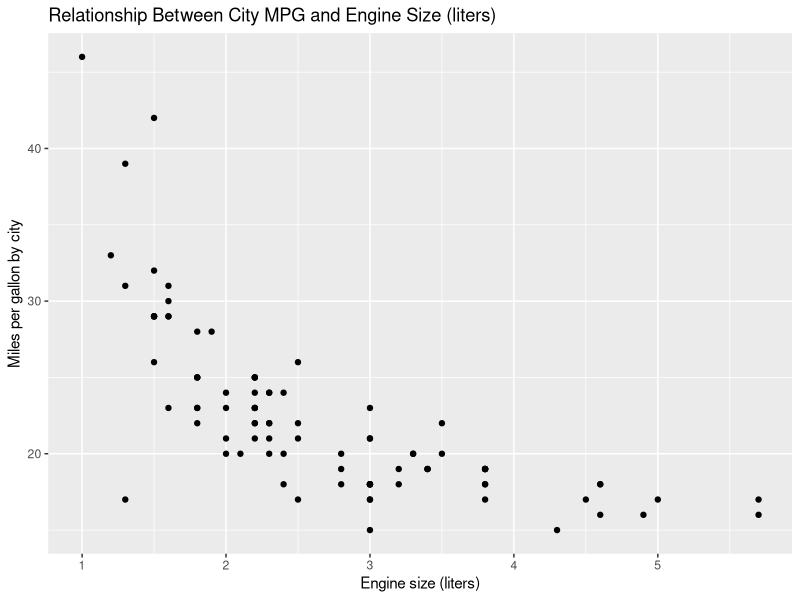
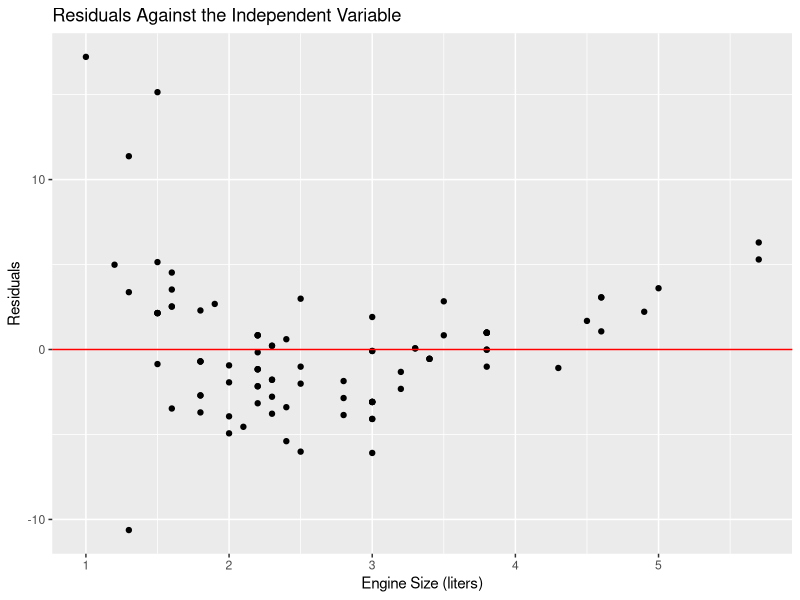
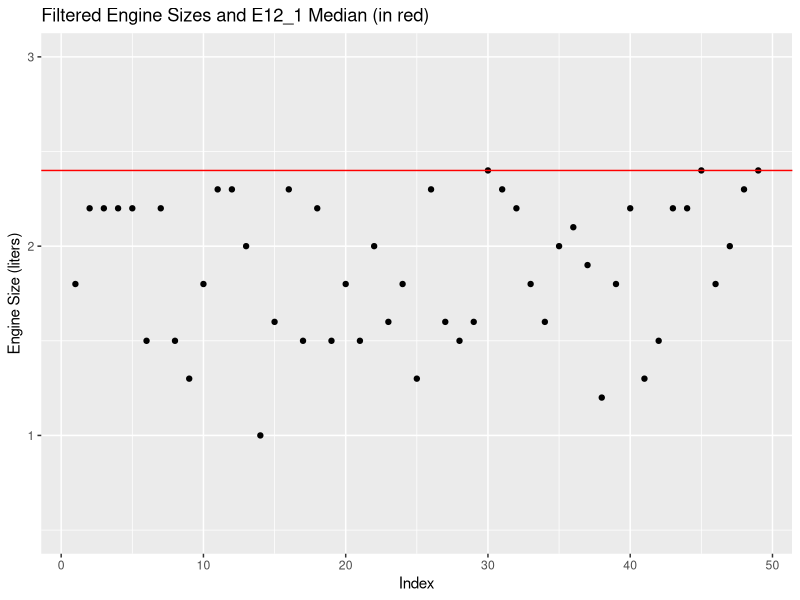
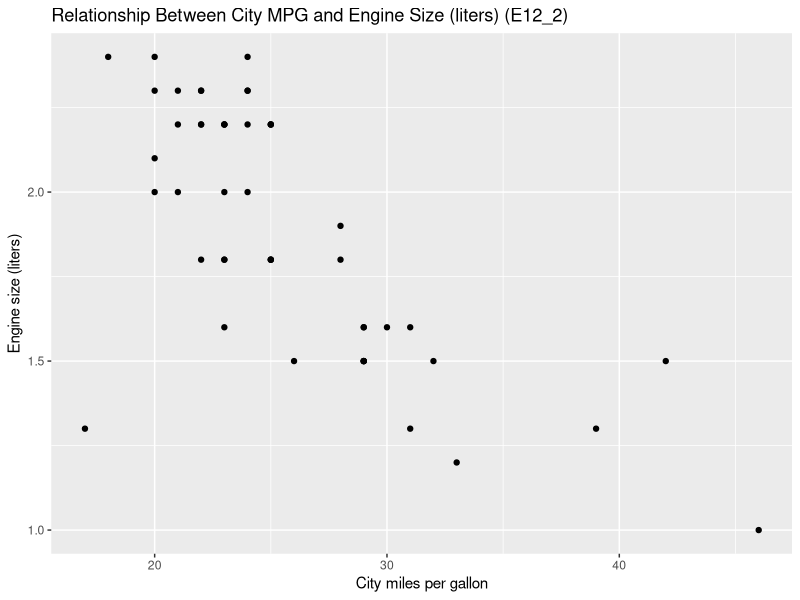
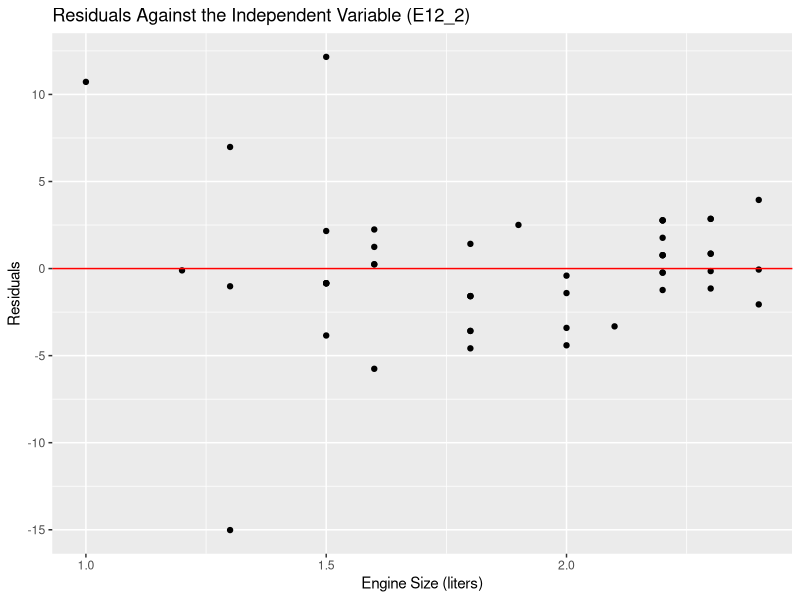
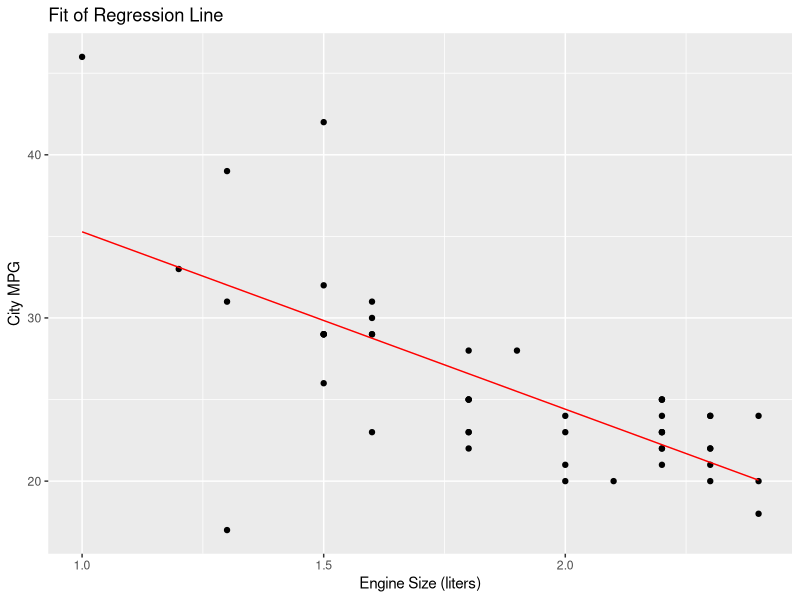
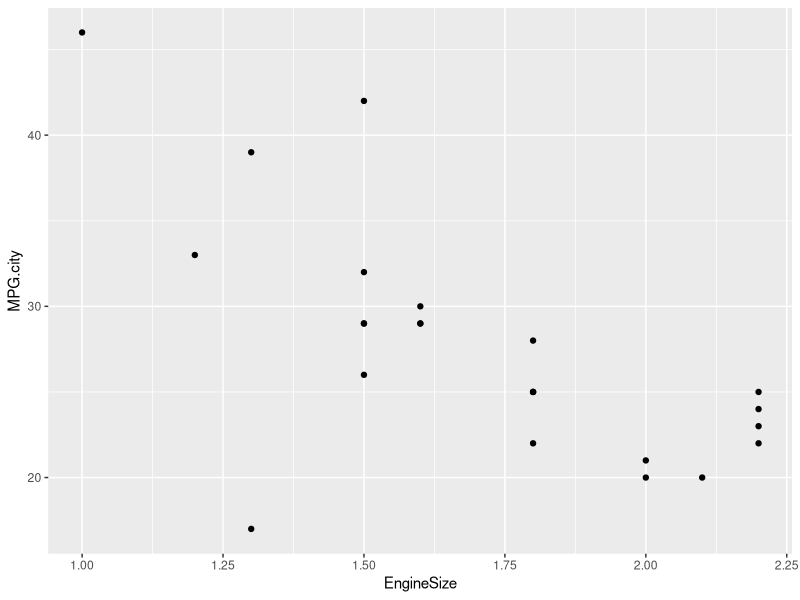
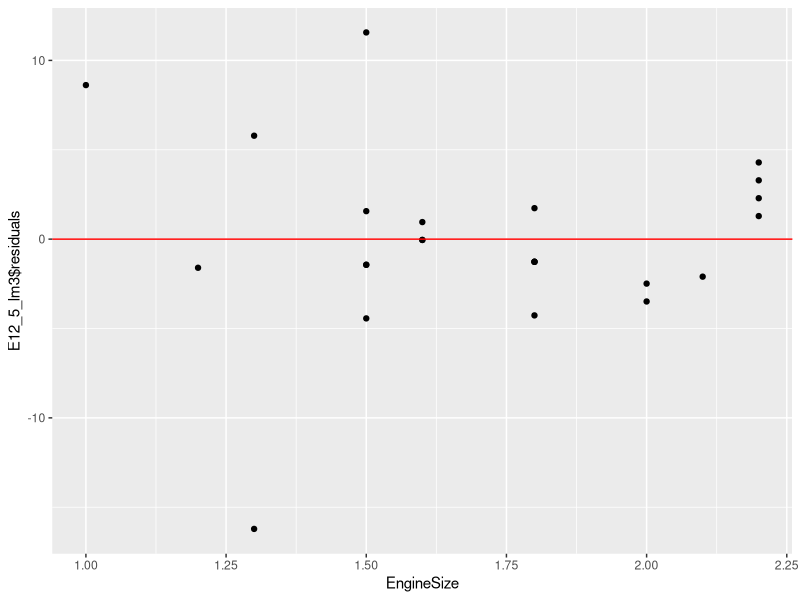

R code for these plots, in order:
# https://study.sagepub.com/stinerock/student-resources/exercises/chapter-12-simple-linear-regression

#1. Import the Cars93 data into the object named E12_1. What are the variable names? 
#How many observations are included? Find (1) the minimum and maximum values,
#(2) the median and mean, (3) the first and third quartiles, and 
#(4) the standard deviation of the two variables, MPG.city and EngineSize. 
#Comment on your initial findings.

library(MASS)

E12_1 <- Cars93
names(E12_1)
dim(E12_1)
summary(E12_1)
sd(E12_1$MPG.city)
sd(E12_1$EngineSize)

#2. Do MPG.city and EngineSize appear related in any systematic way? Comment.

library(ggplot2)

ggplot(E12_1, aes(y=MPG.city, x=EngineSize)) +
  geom_point() +
  labs(y="Miles per gallon by city", x="Engine size (liters)", title="Relationship Between City MPG and Engine Size (liters)")
        
# Yes, as EngineSize decreases, MPG.city seems to increase

#3. Make and inspect a residual plot. Does the pattern of points 
#reveal anything that might cause us to question the assumptions 
#underlying the appropriate usage of regression analysis to 
#explore the relationship between MPG.city and EngineSize?

ES_MPG_lm <- lm(MPG.city~EngineSize, data=E12_1)
summary(ES_MPG_lm)

resid(ES_MPG_lm)
ES_MPG_lm$residuals # Same as above

ggplot(data=E12_1 ,aes(x=EngineSize, y=ES_MPG_lm$residuals)) +
  geom_point() +
  labs(x="Engine Size (liters)", y="Residuals", title="Residuals Against the Independent Variable") +
  geom_hline(yintercept=0, col="red")

# The plot shows that the residuals do not follow the regression assumptions for
# too high or too low values of the engine size (the residual is far from 0 and
#moves away from the pattern)

#4. There are several possible methods for managing the problem of 
#nonlinear relationships among variables, such as what we have 
#encountered in this case. One of theapproaches involves transforming 
#the variables-by way of logarithms, exponents, etc.-in such a way 
#that they are forced to be more linearly related. (This class of 
#methods, sometimes referred to as GLM or general linear model, is 
#not covered in this book.) Another procedure requires including 
#additional variables into the multiple regression model (the focus 
#of Chapter 13). Instead, the approach we employ here involves 
#subsetting the data according to some specification-such as, subset-
#ting the data in a way that includes, for example, only vehicles 
#manufactured in the US or all vehicles that have smaller engines 
#(i.e., fewer liters of displacement). The expectation (or hope) is 
#that, by subsetting, the resulting data may meet the assumptions 
#behind the appropriate application of regression analysis. As a 
#first step, subset the data stored in object E12_1 in a way that 
#excludes all vehicles with EngineSize greater than the median. 
#(See Comment 4 under the first exercise above.) Name this new object 
#E12_2. Check to make sure that E12_2 conforms to this requirement. 
#How many observations remain in the new object? List the first 3 
#observations; list the last 3 observations. If necessary, review 
#the third point of the Chapter 2 Appendix, "Can We Extract A Data 
#Subset From A Larger Data Set?"

library(dplyr)

median(E12_1$EngineSize)
E12_2 <- filter(E12_1, EngineSize <= median(EngineSize))

# Check if E12_2 are not higher than the median EngineSize of E12_1
ggplot(data=E12_2, aes(x=seq_along(EngineSize),y=EngineSize)) +
  geom_point() +
  geom_hline(yintercept=median(E12_1$EngineSize), col="red") +
  ylim(0.5, 3) +
  labs(x="Index", y="Engine Size (liters)", title="Filtered Engine Sizes and E12_1 Median (in red)")

dim(E12_2) # 49 obs. remain

# First 3
E12_2[1:3,] # OR
head(E12_2,3)
# Last 3
E12_2[47:49,] # OR
tail(E12_2, 3)

# 5. For E12_2, do MPG.city and EngineSize appear related in a systematic way?

ggplot(E12_2, aes(x=MPG.city, y=EngineSize)) +
  geom_point() +
  labs(x="City miles per gallon", y="Engine size (liters)", title="Relationship Between City MPG and Engine Size (liters) (E12_2)")

#6. Make and inspect a residual plot. Does the pattern of points appear 
#more linearly arranged than they did in the earlier exercise when the 
#data included vehicles with large engines as well as those with a smaller one?

ES_MPG_lm2 <- lm(MPG.city~EngineSize, data=E12_2)
summary(ES_MPG_lm2)

resid(ES_MPG_lm2)
ES_MPG_lm2$residuals # Same as above

ggplot(data=E12_2,aes(x=EngineSize, y=ES_MPG_lm2$residuals)) +
  geom_point() +
  labs(x="Engine Size (liters)", y="Residuals", title="Residuals Against the Independent Variable (E12_2)") +
  geom_hline(yintercept=0, col="red")

# Apart from early outliers, this residual plot seem to show that the filtered data
# complies better with our regression assumptions, since values are closer to 0
# and seem to have a pattern

#7. As part of making the residual plot in the preceding exercise,
#we used the lm() function to create the model object slr2. 
#This is an important step in residual analysis because the model 
#object (slr2) includes all the important information associated 
#with the particular regression problem at hand, including the 
#estimated regression equation itself. What is the estimated regression equation?

ES_MPG_lm2 # MPG.city = 46.15 - 10.87EngineSize

# 8. Find the 95 and 99 percent confidence interval estimates of the 
#regression coefficient b1. Describe what these con dence intervals mean.

confint(ES_MPG_lm2, level=0.95) # The interval has 95% chance of containing the correct bi
confint(ES_MPG_lm2, level=0.99) # The interval has 99% chance of containing the correct bi

# 9. What does the estimated regression equation tell us?

# It tells us that for an increase of 1 liter in engine size, we should expect
# the city MPG to decrease by 10.87. The intercept does not mean anything to us
# in this particular case because a car can't drive with no engines

# 10. What is the strength of association between the two variables, 
#MPG.city and Engine Size? Find the coefficient of determination r2 
#using the following expression for r2 (do not use the summary() 
#function to unpack the regression statistics; we will use it later). 
#This exercise provides another opportunity to hone your coding skills. 

summary(ES_MPG_lm2) #r2 = 0.5051

# Manually
# Find the total sum of squares, ss_y.
ss_y <- sum((E12_2$MPG.city - mean(E12_2$MPG.city)) ^ 2)
# Find the residual sum of squares, ss_res.
ss_res <- sum((resid(ES_MPG_lm2)) ^ 2)
# Find the coefficient of determination.
(ss_y - ss_res) / ss_y

# 11. What does the coefficient of determination r2 reveal about 
#the regression model?

# The r2 of .5051 means that the independent variable (EngineSize) can explain
#50.51% of the variation in the dependent variable (MPG.city). In other words,
#the r2 represents the explanatory power of the independent variable on the
#dependent variable.

# 12. What is the t value of the coefficient b1 on the independent 
#variable EngineSize?

summary(ES_MPG_lm2) # t-value = -6.927

# 13. What is the p-value of t = ???6.926538?

summary(ES_MPG_lm2) # 1.056e-08

# 15. Use the regression equation to find the predicted values of MPG.city 
#for the following values of EngineSize (liters of displacement): 
#1.25, 1.50, 1.75, 2.00, 2.25.

# Regression equation => MPG.city = 46.15 - 10.87EngineSize

size_new <- data.frame(EngineSize <- c(1.25, 1.50, 1.75, 2.00, 2.25))

predict(ES_MPG_lm2, size_new)

## OR

reg_eq <- function(EngineSize){
  MPG <- 46.15 - 10.87*EngineSize
  print(MPG)
}

# 1.25
reg_eq(1.25) # 32.5625
# 1.50
reg_eq(1.50) # 29.845
#1.75
reg_eq(1.75) # 27.1275
#2
reg_eq(2) #24.41
#2.25
reg_eq(2.25) #21.6925

# 16. What are the predicted values of MPG.city that were used to 
#calibrate the estimated regression equation y = 46.15-10.87x? 
#Import those predicted values into an object named mileage predicted 
#and list the rst and last three elements.

mileage_predicted <- fitted(ES_MPG_lm2)
head(mileage_predicted,3)
tail(mileage_predicted,3)

# 17. Add the mileage predicted object (created in the preceding exercise) 
#to E12_2, and name the resulting object E12_3. List the first and last 
#four elements. Find the correlation of the actual and predicted variables;
#that is, the correlation of MPG.city and mileage predicted. Once you have 
#calculated the correlation, square it (i.e., raise it to the second power). 
#Does the squared correlation coefficient look familiar?

# Create new data frame with added column
E12_3 <- mutate(E12_2, mileage_predicted = mileage_predicted)
head(E12_3,4)
tail(E12_3,4)

cor(E12_3$MPG.city,E12_3$mileage_predicted)
cor(E12_3$MPG.city,E12_3$mileage_predicted)^2
# The correlation squared equals the original r2 value

# 18. Create a scatterplot with MPG.city on the vertical axis, 
#Engine Size on the horizontal axis. Add labels to both axes as 
#well as a main title. Finally, using the abline() function, add 
#a regression line to the scatterplot.

ggplot(E12_3, aes(x=EngineSize,y=MPG.city)) +
  geom_point() +
  geom_line(color='red', aes(x=EngineSize,y=mileage_predicted)) +
  labs(x="Engine Size (liters)", y="City MPG", title="Fit of Regression Line")

# 19. For additional practice structuring our data before analyzing it, 
#we now subset E12_1 by Origin. For this exercise: (1) create a new 
#object from the original data set, E12_1, that includes only vehicles 
#of non-USA origin (thus excluding all vehicles of USA origin) and name 
#it E12_4; (2) find the median EngineSize of non-USA vehicles, and 
#(3) create a new object, named E12_5, that includes only (a) those 
#vehicles having EngineSize less than or equal to the median and only 
#(b) the two variables, MPG.city and EngineSize. In other words, 
#subset the original data set, E12_1, to include only the two variables, 
#MPG.city and EngineSize, and only those vehicles that are of non-USA 
#origin and that feature engines with displacement (in liters) at or 
#below the median for the relevant category. Just to make sure E12_5 
#"looks" as it should, run a few of the same functions that were used 
#in Exercise 1.

# == non-USA
E12_4 <- filter(E12_1, Origin == "non-USA")

median_ES4 <- median(E12_4$EngineSize) #2.2

E12_5 <- filter(E12_4, EngineSize <= median_ES4)
max(E12_5$EngineSize) #2.2

# 20. For the category of vehicles of non-USA origin, do the two variables,
#MPG.city and EngineSize, seem to be related in a systematic way? If so, how?

ggplot(E12_5, aes(x=EngineSize,y=MPG.city)) +
  geom_point()
# They seem to have an inverse relationship with some outliers

# 21. Make and inspect a residual plot. Does the pattern of 
#points reveal any reason why we should not use regression to 
#analyze these data? Are there any radical departures from the 
#assumptions underlying the appropriate usage of this methodology?

E12_5_lm3 <- lm(MPG.city~EngineSize,data = E12_5)

ggplot(E12_5, aes(x=EngineSize,y=E12_5_lm3$residuals)) +
  geom_point() +
  geom_hline(yintercept=0, color="red")
# There seem to be some outliers which depart from our assumptions
#The 3 outliers all have an EngineSize of less than 1.5. For
#vehicles with EngineSize higher than 1.5, the residuals seem to
#be constant. Therefore, the violations are not radical and
# we don't have a reason to drop our model

# 22. What is the estimated regression equation?

E12_5_lm3 # MPG.city = 51.27 - 13.89EngineSize

# 23. Find the 75 and 90 percent confidence interval estimates of 
#the regression coefficient b1. How should we interpret the 
#meaning of these confidence interval estimates?

confint(E12_5_lm3, level=0.75) # The confidence has 75% chance of containing the correct bi
confint(E12_5_lm3, level=0.9) # The confidence has 90% chance of containing the correct bi

# 24. What does the estimated regression equation tell us?

# That with an increase of 1 liters in EngineSize, MPG.city
#tends to decrease by 13.89.

# 25. What is the strength of association between the two 
#variables, MPG.city and Engine Size? Find the coefficient 
#of determination r2

summary(E12_5_lm3) # r2 = 0.455

# 26. What does the coefficient of determination r2 tell us 
#about the regression model?

# The r2 tells us that 45.5% of the change in MPG.city is 
#explained by the independent variable EngineSize

# 27. What is the t value of the coefficient b1 on the independent
#variable EngineSize? 

summary(E12_5_lm3) # t-value = -4.286

# 28. What is the p-value of t = -4.286051?

summary(E12_5_lm3) # p-value = 3e-04

# 30. Use the estimated regression equation to nd the predicted 
#values of MPG.city for the following values of EngineSize 
#(liters of displacement): 1.25, 1.50, 1.75, 2.00, 2.25.

# Regression equation => MPG.city = 51.27 - 13.89EngineSize

size_new <- data.frame(EngineSize <- c(1.25, 1.50, 1.75, 2.00, 2.25))

predict(E12_5_lm3, size_new)

#### OR

reg_eq2 <- function(EngineSize){
  MPG <- 51.27 - 13.89*EngineSize
  print(MPG)
}

# 1.25
reg_eq2(1.25) # 33.9075
# 1.50
reg_eq2(1.50) # 30.435
#1.75
reg_eq2(1.75) # 26.9625
#2
reg_eq2(2) #23.49
#2.25
reg_eq2(2.25) #20.0175

# 31. What are the predicted values of MPG.city that were used to 
#calibrate the estimated regression equation  y= 51.274-13.892x? 
#Import those predicted values into an object named mileage 
#predicted and list the first and last three elements.

# 32. Add the mileage predicted object (created in the preceding 
#exercise) to E12_5, and name the resulting object E12_6. List 
#the rst and last four elements. Find the correlation of the 
#actual and predicted variables; that is, the correlation of 
#MPG.city and mileage predicted. Once you have the correlation, 
#square it (i.e., raise it to the second power). Comment on the 
#square of the correlation. What is it?

# 33. Create a scatterplot with MPG.city on the vertical axis, 
#Engine Size on the horizontal axis. Add labels to both axes as 
#well as a main title; set blue as the color of the points. 
#Finally, using the abline() function, add a regression line to 
#the scatterplot.




